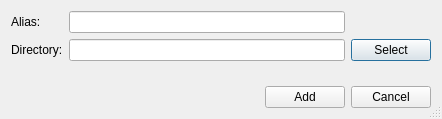
<?xml version="1.0" encoding="UTF-8"?>
<ui version="4.0">
 <class>AwAddVenvDialUi</class>
 <widget class="QDialog" name="AwAddVenvDialUi">
  <property name="geometry">
   <rect>
    <x>0</x>
    <y>0</y>
    <width>442</width>
    <height>119</height>
   </rect>
  </property>
  <property name="windowTitle">
   <string>Add new venv</string>
  </property>
  <property name="sizeGripEnabled">
   <bool>true</bool>
  </property>
  <property name="modal">
   <bool>true</bool>
  </property>
  <layout class="QVBoxLayout" name="verticalLayout">
   <item>
    <layout class="QGridLayout" name="gridLayout">
     <item row="1" column="1">
      <widget class="QLineEdit" name="editPath">
       <property name="readOnly">
        <bool>true</bool>
       </property>
      </widget>
     </item>
     <item row="0" column="1">
      <widget class="QLineEdit" name="editAlias"/>
     </item>
     <item row="1" column="0">
      <widget class="QLabel" name="label_2">
       <property name="text">
        <string>Directory:</string>
       </property>
      </widget>
     </item>
     <item row="0" column="0">
      <widget class="QLabel" name="label">
       <property name="text">
        <string>Alias:</string>
       </property>
      </widget>
     </item>
     <item row="1" column="2">
      <widget class="QPushButton" name="buttonPickDir">
       <property name="text">
        <string>Select</string>
       </property>
      </widget>
     </item>
    </layout>
   </item>
   <item>
    <spacer name="verticalSpacer">
     <property name="orientation">
      <enum>Qt::Vertical</enum>
     </property>
     <property name="sizeHint" stdset="0">
      <size>
       <width>20</width>
       <height>10</height>
      </size>
     </property>
    </spacer>
   </item>
   <item>
    <layout class="QHBoxLayout" name="horizontalLayout">
     <item>
      <spacer name="horizontalSpacer">
       <property name="orientation">
        <enum>Qt::Horizontal</enum>
       </property>
       <property name="sizeHint" stdset="0">
        <size>
         <width>40</width>
         <height>20</height>
        </size>
       </property>
      </spacer>
     </item>
     <item>
      <widget class="QPushButton" name="pushButton_2">
       <property name="text">
        <string>Add</string>
       </property>
      </widget>
     </item>
     <item>
      <widget class="QPushButton" name="pushButton">
       <property name="text">
        <string>Cancel</string>
       </property>
      </widget>
     </item>
    </layout>
   </item>
  </layout>
 </widget>
 <layoutdefault spacing="6" margin="11"/>
 <resources/>
 <connections>
  <connection>
   <sender>pushButton_2</sender>
   <signal>clicked()</signal>
   <receiver>AwAddVenvDialUi</receiver>
   <slot>accept()</slot>
   <hints>
    <hint type="sourcelabel">
     <x>313</x>
     <y>101</y>
    </hint>
    <hint type="destinationlabel">
     <x>197</x>
     <y>90</y>
    </hint>
   </hints>
  </connection>
  <connection>
   <sender>pushButton</sender>
   <signal>clicked()</signal>
   <receiver>AwAddVenvDialUi</receiver>
   <slot>reject()</slot>
   <hints>
    <hint type="sourcelabel">
     <x>397</x>
     <y>99</y>
    </hint>
    <hint type="destinationlabel">
     <x>92</x>
     <y>96</y>
    </hint>
   </hints>
  </connection>
 </connections>
</ui>
